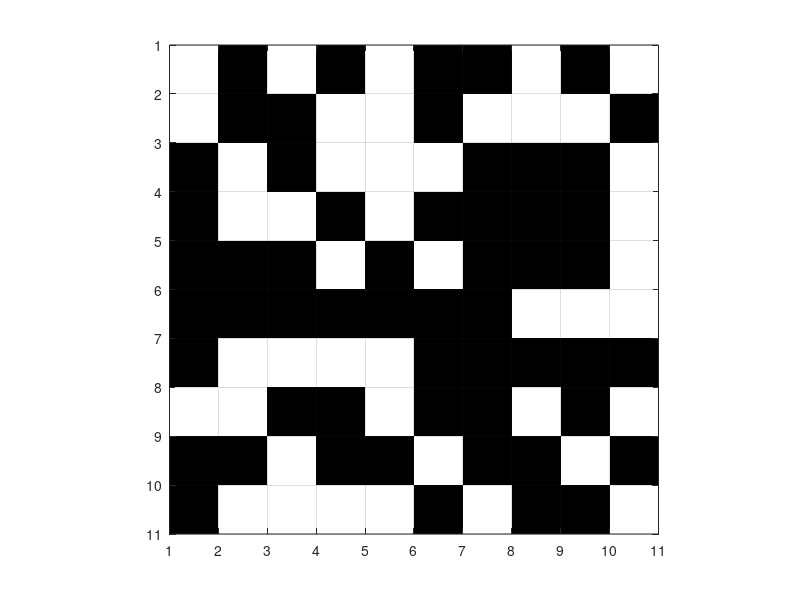
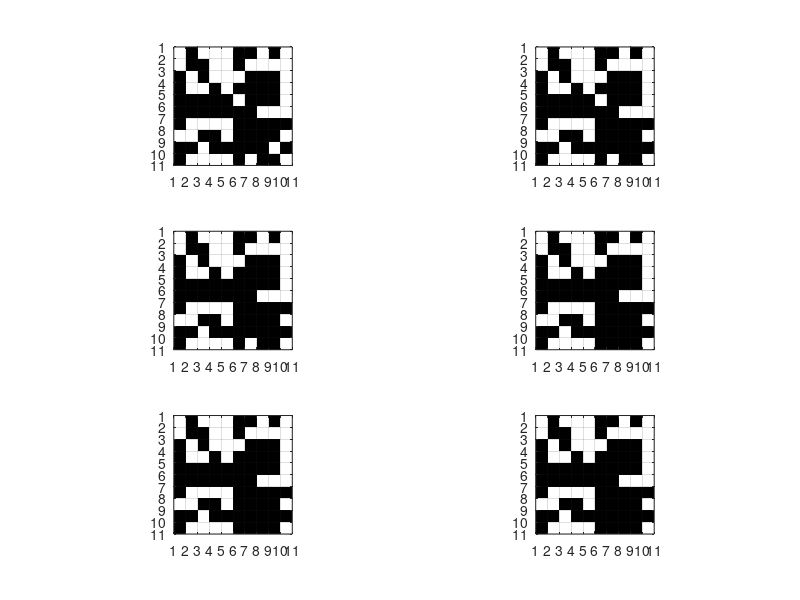

Reproduce these figures in MATLAB, in order. (Note: this script raises an error after producing the figures.)
% modify majoiry to inclu mass media as a tie breaker

close all;

% init grid

% get dim x dim square grid
dim=10;


% populate grid with random 0's and 1's
mat= rand(dim,dim);
mat(mat>0.5)=1;
mat(mat<=0.5)=0;

% dimensions of matrix
[c,r]= size(mat);

% plot init conditions
im=imagesc((1:c)+0.5,(1:r)+0.5,mat);            %# Plot the image, each grid centres around points like (2.5, 1.5)
colormap(gray);                              %# Use a gray colormap
axis equal                                   %# Make axes grid sizes equal

set(gca,'XTick',1:(c+1),'YTick',1:(r+1),...  %# Change some axes properties
        'XLim',[1 c+1],'YLim',[1 r+1],...
       'GridLineStyle','-','XGrid','on','YGrid','on');

figure

%%%%%%%%%%%%%%%%%%%%%%%

media_threshold=1;  % prob listen to media is 1- media_threshold
media_opinion=1;

% number of iterations
ite=1e4;

plot_count=0;
sub_pos=0;
for i=1:ite

concensus_count=0;

% apply peridic boudary conditions
latNS = [mat(end, :); mat; mat(1, :)]; % varcha khali, khalcha varti
extMat = [latNS(:, end) latNS latNS(:,1) ]; % periodic mat    

% get random x and y in the range [2 to n+1]
xrand= randi([2 dim+1],1,ite); % random x cordi 
yrand= randi([2 dim+1],1,ite); % random y cordi




% assign value of one of the neighbours randomly such that
% any assignment is equally likely.
% if rand<=0.125
% extMat(xrand(i),yrand(i))= extMat(xrand(i)-1,yrand(i)-1);    
% elseif rand<=2*0.125
% extMat(xrand(i),yrand(i))= extMat(xrand(i)-1,yrand(i));
% elseif rand<=3*0.125
% extMat(xrand(i),yrand(i))= extMat(xrand(i)-1,yrand(i)+1);
% elseif rand<=4*0.125
% extMat(xrand(i),yrand(i))= extMat(xrand(i),yrand(i)-1);
% elseif rand<=5*0.125
% extMat(xrand(i),yrand(i))= extMat(xrand(i),yrand(i)+1);
% elseif rand<=6*0.125
% extMat(xrand(i),yrand(i))= extMat(xrand(i)+1,yrand(i)-1);
% elseif rand<=7*0.125
% extMat(xrand(i),yrand(i))= extMat(xrand(i)+1,yrand(i));
% else
% extMat(xrand(i),yrand(i))= extMat(xrand(i)+1,yrand(i)+1);
% end

% von neumann neighbour
consensus_count = extMat(xrand(i)-1,yrand(i)) + extMat(xrand(i)+1,yrand(i)) + extMat(xrand(i),yrand(i)-1) + extMat(xrand(i),yrand(i)+1); 

% if consensus take that opinion, otherwise take medias opinion
if consensus_count==4
    extMat(xrand(i),yrand(i))=1;
elseif consensus_count==0
    extMat(xrand(i),yrand(i))=0;
else
    if(rand>=media_threshold)
    extMat(xrand(i),yrand(i))=media_opinion;
    end
end

plot_count=plot_count+1;




if (plot_count==50)
    plot_count=0;
    sub_pos=sub_pos+1;
    subplot(3,2,sub_pos)
end





% strip the matrix of the boundary conditions
mat= extMat(2:(dim+1),2:(dim+1)); % strip off the boundaries for the picture
[r,c] = size(mat);                           %# Get the matrix size
im=imagesc((1:c)+0.5,(1:r)+0.5,mat);            %# Plot the image, each grid centres around points like (2.5, 1.5)
colormap(gray);                              %# Use a gray colormap
axis equal                                   %# Make axes grid sizes equal

set(gca,'XTick',1:(c+1),'YTick',1:(r+1),...  %# Change some axes properties
        'XLim',[1 c+1],'YLim',[1 r+1],...
       'GridLineStyle','-','XGrid','on','YGrid','on');
  
M(i)=getframe; % plot new state 
   


end

%movie(M)
